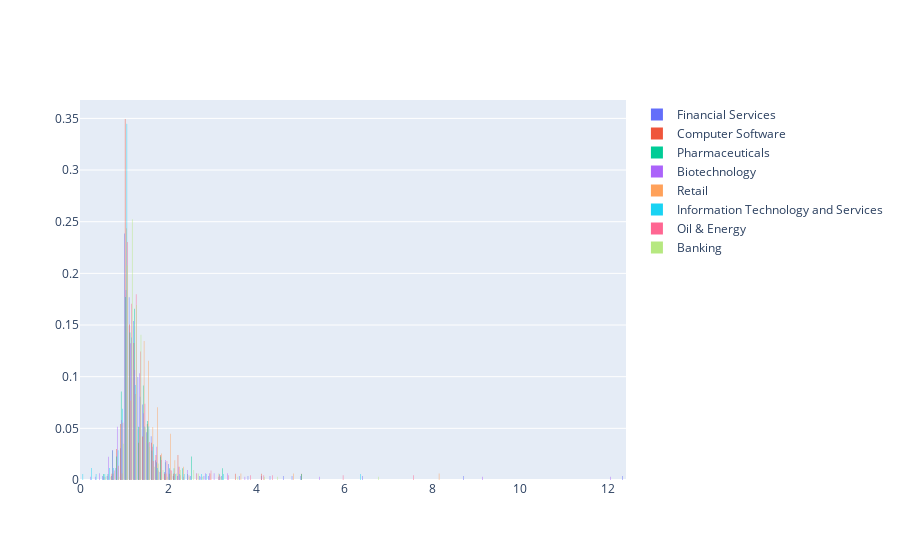

Write notebook code for a chart like this one.
### Code cell
fig = go.Figure()
for industry in industries:
    aux = df_latest['employees_ratio'][df_latest['industry']==industry]
    if len(aux)>150:
        print(industry+": ", len(aux), " - ", np.mean(aux))
        fig.add_trace(go.Histogram(x=aux, histnorm='probability', name=industry))
fig.show()

### Figure 1 — Plotly figure (JSON) as saved in the notebook; plotly's stock layout.template omitted (floating-point values rounded to 4 significant figures; data arrays with more than 128 entries replaced by an {"elided": "..."} marker saying what was removed)
{"data": [{"histnorm": "probability", "name": "Financial Services", "type": "histogram", "x": {"elided": "260 float values"}}, {"histnorm": "probability", "name": "Computer Software", "type": "histogram", "x": {"elided": "166 float values"}}, {"histnorm": "probability", "name": "Pharmaceuticals", "type": "histogram", "x": {"elided": "175 float values"}}, {"histnorm": "probability", "name": "Biotechnology", "type": "histogram", "x": {"elided": "310 float values"}}, {"histnorm": "probability", "name": "Retail", "type": "histogram", "x": {"elided": "156 float values"}}, {"histnorm": "probability", "name": "Information Technology and Services", "type": "histogram", "x": {"elided": "174 float values"}}, {"histnorm": "probability", "name": "Oil & Energy", "type": "histogram", "x": {"elided": "217 float values"}}, {"histnorm": "probability", "name": "Banking", "type": "histogram", "x": {"elided": "313 float values"}}], "layout": {}}
